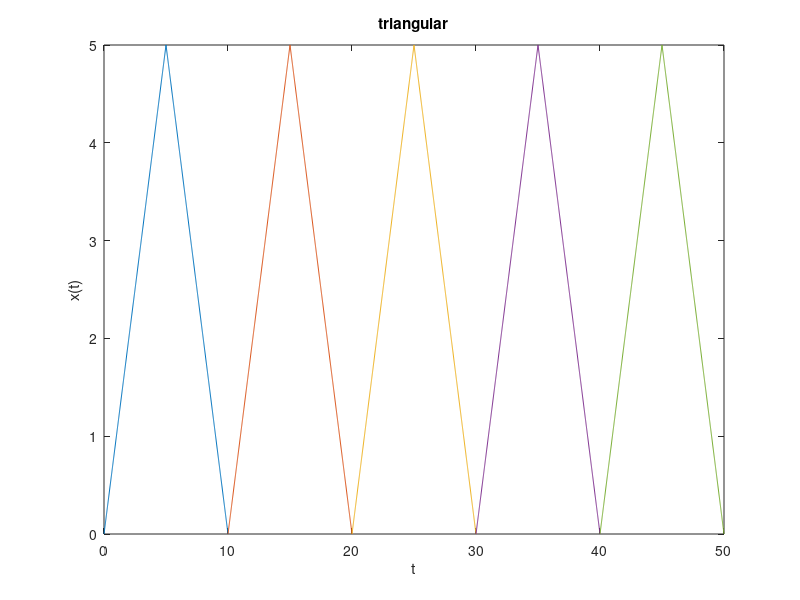

The MATLAB source for this figure:
clc;
clear all;
N=input('enter no of cycles');
a=0;
for n=1:N
    t=0:0.01:10;
    x=[(t<=5).*t+(t>5).*(10-t)];
    plot(t+a,x);
    a=a+10;
    hold on;
end
xlabel('t');
ylabel('x(t)');
title('triangular');
